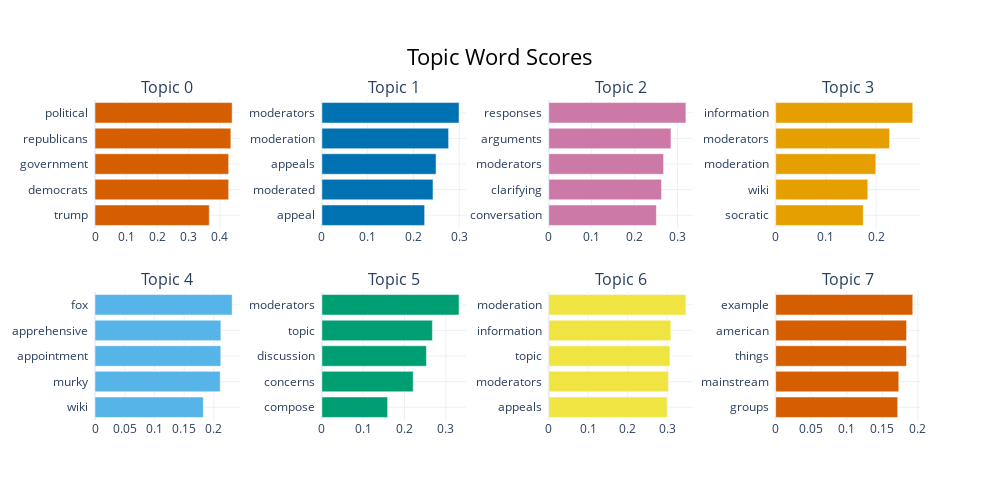

Notebook code cell kept with this figure:
### Code cell
topic_model.visualize_barchart()

### Figure 1 — Plotly figure (JSON) as saved in the notebook; plotly's stock layout.template omitted (floating-point values rounded to 4 significant figures)
{"data": [{"marker": {"color": "#D55E00"}, "orientation": "h", "type": "bar", "x": [0.3658, 0.428, 0.428, 0.435, 0.4391], "xaxis": "x", "y": ["trump  ", "democrats  ", "government  ", "republicans  ", "political  "], "yaxis": "y"}, {"marker": {"color": "#0072B2"}, "orientation": "h", "type": "bar", "x": [0.2244, 0.2426, 0.2494, 0.2767, 0.2995], "xaxis": "x2", "y": ["appeal  ", "moderated  ", "appeals  ", "moderation  ", "moderators  "], "yaxis": "y2"}, {"marker": {"color": "#CC79A7"}, "orientation": "h", "type": "bar", "x": [0.2507, 0.2626, 0.2674, 0.2846, 0.3194], "xaxis": "x3", "y": ["conversation  ", "clarifying  ", "moderators  ", "arguments  ", "responses  "], "yaxis": "y3"}, {"marker": {"color": "#E69F00"}, "orientation": "h", "type": "bar", "x": [0.1744, 0.1834, 0.1993, 0.2267, 0.2729], "xaxis": "x4", "y": ["socratic  ", "wiki  ", "moderation  ", "moderators  ", "information  "], "yaxis": "y4"}, {"marker": {"color": "#56B4E9"}, "orientation": "h", "type": "bar", "x": [0.1822, 0.2106, 0.2116, 0.2117, 0.2307], "xaxis": "x5", "y": ["wiki  ", "murky  ", "appointment  ", "apprehensive  ", "fox  "], "yaxis": "y5"}, {"marker": {"color": "#009E73"}, "orientation": "h", "type": "bar", "x": [0.1591, 0.2209, 0.253, 0.2675, 0.3319], "xaxis": "x6", "y": ["compose  ", "concerns  ", "discussion  ", "topic  ", "moderators  "], "yaxis": "y6"}, {"marker": {"color": "#F0E442"}, "orientation": "h", "type": "bar", "x": [0.3002, 0.3033, 0.307, 0.3094, 0.3475], "xaxis": "x7", "y": ["appeals  ", "moderators  ", "topic  ", "information  ", "moderation  "], "yaxis": "y7"}, {"marker": {"color": "#D55E00"}, "orientation": "h", "type": "bar", "x": [0.1716, 0.1731, 0.184, 0.1841, 0.1928], "xaxis": "x8", "y": ["groups  ", "mainstream  ", "things  ", "american  ", "example  "], "yaxis": "y8"}], "layout": {"annotations": [{"font": {"size": 16}, "showarrow": false, "text": "Topic 0", "x": 0.0875, "xanchor": "center", "xref": "paper", "y": 1, "yanchor": "bottom", "yref": "paper"}, {"font": {"size": 16}, "showarrow": false, "text": "Topic 1", "x": 0.3625, "xanchor": "center", "xref": "paper", "y": 1, "yanchor": "bottom", "yref": "paper"}, {"font": {"size": 16}, "showarrow": false, "text": "Topic 2", "x": 0.6375, "xanchor": "center", "xref": "paper", "y": 1, "yanchor": "bottom", "yref": "paper"}, {"font": {"size": 16}, "showarrow": false, "text": "Topic 3", "x": 0.9125, "xanchor": "center", "xref": "paper", "y": 1, "yanchor": "bottom", "yref": "paper"}, {"font": {"size": 16}, "showarrow": false, "text": "Topic 4", "x": 0.0875, "xanchor": "center", "xref": "paper", "y": 0.4, "yanchor": "bottom", "yref": "paper"}, {"font": {"size": 16}, "showarrow": false, "text": "Topic 5", "x": 0.3625, "xanchor": "center", "xref": "paper", "y": 0.4, "yanchor": "bottom", "yref": "paper"}, {"font": {"size": 16}, "showarrow": false, "text": "Topic 6", "x": 0.6375, "xanchor": "center", "xref": "paper", "y": 0.4, "yanchor": "bottom", "yref": "paper"}, {"font": {"size": 16}, "showarrow": false, "text": "Topic 7", "x": 0.9125, "xanchor": "center", "xref": "paper", "y": 0.4, "yanchor": "bottom", "yref": "paper"}], "height": 500, "hoverlabel": {"bgcolor": "white", "font": {"family": "Rockwell", "size": 16}}, "showlegend": false, "title": {"font": {"color": "Black", "size": 22}, "text": "Topic Word Scores", "x": 0.5, "xanchor": "center", "yanchor": "top"}, "width": 1000, "xaxis": {"anchor": "y", "domain": [0, 0.175], "showgrid": true}, "xaxis2": {"anchor": "y2", "domain": [0.275, 0.45], "showgrid": true}, "xaxis3": {"anchor": "y3", "domain": [0.55, 0.725], "showgrid": true}, "xaxis4": {"anchor": "y4", "domain": [0.825, 1], "showgrid": true}, "xaxis5": {"anchor": "y5", "domain": [0, 0.175], "showgrid": true}, "xaxis6": {"anchor": "y6", "domain": [0.275, 0.45], "showgrid": true}, "xaxis7": {"anchor": "y7", "domain": [0.55, 0.725], "showgrid": true}, "xaxis8": {"anchor": "y8", "domain": [0.825, 1], "showgrid": true}, "yaxis": {"anchor": "x", "domain": [0.6, 1], "showgrid": true}, "yaxis2": {"anchor": "x2", "domain": [0.6, 1], "showgrid": true}, "yaxis3": {"anchor": "x3", "domain": [0.6, 1], "showgrid": true}, "yaxis4": {"anchor": "x4", "domain": [0.6, 1], "showgrid": true}, "yaxis5": {"anchor": "x5", "domain": [0, 0.4], "showgrid": true}, "yaxis6": {"anchor": "x6", "domain": [0, 0.4], "showgrid": true}, "yaxis7": {"anchor": "x7", "domain": [0, 0.4], "showgrid": true}, "yaxis8": {"anchor": "x8", "domain": [0, 0.4], "showgrid": true}}}
